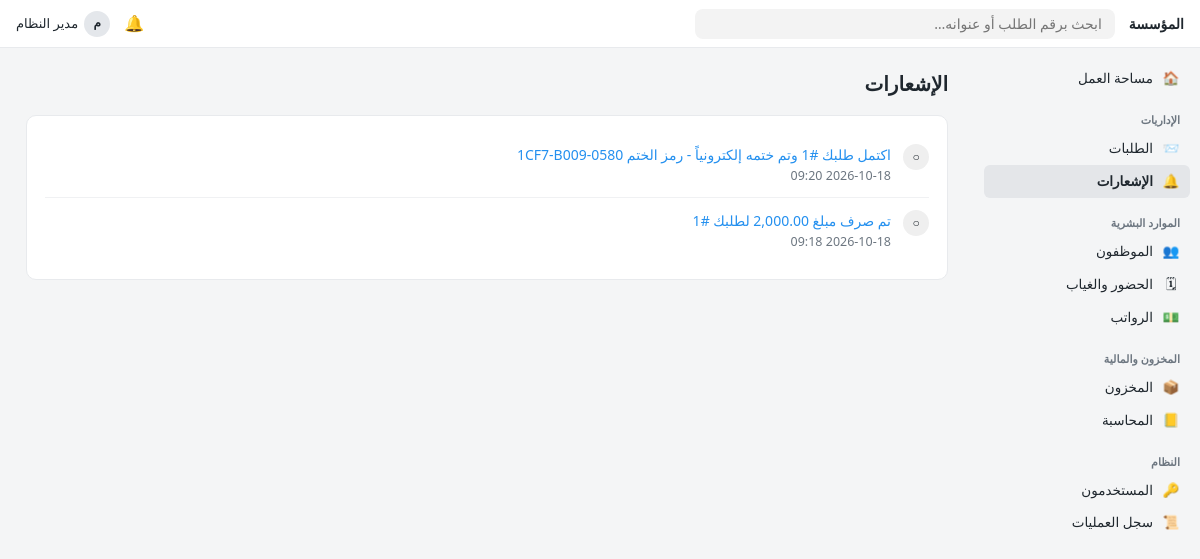
Page /notifications (signed in) on the committed database.
### tables this page shows
CREATE TABLE users(
 id INTEGER PRIMARY KEY, username TEXT UNIQUE NOT NULL, password_hash TEXT NOT NULL,
 full_name TEXT NOT NULL, role TEXT NOT NULL,
 employee_id INTEGER REFERENCES employees(id), active INTEGER DEFAULT 1, signature TEXT);

CREATE TABLE notifications(
 id INTEGER PRIMARY KEY, user_id INTEGER NOT NULL, text TEXT, url TEXT, read INTEGER DEFAULT 0, created_at TEXT);

### app.py (the view)
@app.route("/notifications")
@login_required()
def notifications():
    u = current_user()
    rows = q("SELECT * FROM notifications WHERE user_id=? ORDER BY id DESC LIMIT 100", (u["id"],))
    resp = render_template("notifications.html", rows=rows)
    ex("UPDATE notifications SET read=1 WHERE user_id=? AND read=0", (u["id"],))
    return resp

### app.py (called while the page is built)
def db():
    if "db" not in g:
        g.db = sqlite3.connect(DB_PATH)
        g.db.row_factory = sqlite3.Row
        g.db.execute("PRAGMA foreign_keys=ON")
    return g.db

def q(sql, args=(), one=False):
    rows = db().execute(sql, args).fetchall()
    if one:
        return rows[0] if rows else None
    return rows

def ex(sql, args=()):
    cur = db().execute(sql, args)
    db().commit()
    return cur.lastrowid

def current_user():
    if "_user" not in g:
        uid = session.get("uid")
        g._user = q("SELECT * FROM users WHERE id=? AND active=1", (uid,), one=True) if uid else None
    return g._user

def has_role(u, *roles):
    return bool(u) and (u["role"] == "admin" or u["role"] in roles)

def login_required(roles=None):
    def deco(f):
        @wraps(f)
        def w(*a, **k):
            u = current_user()
            if not u:
                return redirect(url_for("login", next=request.path))
            if roles and not has_role(u, *roles):
                abort(403)
            return f(*a, **k)
        return w
    return deco

def csrf_token():
    if "csrf" not in session:
        session["csrf"] = secrets.token_hex(16)
    return session["csrf"]

@app.before_request
def csrf_protect():
    if request.method == "POST":
        tok = session.get("csrf", "")
        if not tok or not secrets.compare_digest(tok, request.form.get("csrf", "")):
            abort(400)

@app.after_request
def headers(resp):
    resp.headers["X-Content-Type-Options"] = "nosniff"
    resp.headers["X-Frame-Options"] = "DENY"
    resp.headers["Referrer-Policy"] = "same-origin"
    resp.headers["Content-Security-Policy"] = "default-src 'self'; style-src 'self' 'unsafe-inline'; img-src 'self' data:"
    return resp

@app.context_processor
def inject():
    u = current_user()
    pending = len(pending_for(u)) if u else 0
    unread = q("SELECT COUNT(*) c FROM notifications WHERE user_id=? AND read=0", (u["id"],), one=True)["c"] if u else 0
    return dict(user=u, org=ORG_NAME, ROLES=ROLES, TYPES=TYPES, STEP_KINDS=STEP_KINDS, CATEGORIES=CATEGORIES, unread=unread, STATUS=STATUS, ATT=ATT,
                ACCOUNTS=ACCOUNTS, csrf_token=csrf_token, pending_count=pending,
                can=lambda *r: has_role(u, *r), today=date.today().isoformat())

def pending_for(u):
    if not u:
        return []
    rows = q(REQ_SQL + "WHERE r.status='pending' ORDER BY r.id DESC")
    return [r for r in rows if can_act(u, r)]

### templates/notifications.html
{% extends "base.html" %}{% block body %}
<h1>الإشعارات</h1>
<div class="card">{% for n in rows %}<div class="tl-item"><div class="tl-ic">{{ '●' if not n.read else '○' }}</div><div style="flex:1">
<a href="{{ n.url }}" style="{{ 'font-weight:700' if not n.read }}">{{ n.text }}</a><div class="muted">{{ n.created_at }}</div></div></div>
{% else %}<p class="muted">لا توجد إشعارات.</p>{% endfor %}</div>{% endblock %}

### templates/base.html (shortened to what this page needs)
{% macro side(endpoint, label, icon, roles=(), active=(), badge=0) %}{% if not roles or can(*roles) %}<a class="side-item {{ 'active' if request.endpoint in (active or (endpoint,)) }}" href="{{ url_for(endpoint) }}"><span class="ic">{{ icon }}</span>{{ label }}{% if badge %}<span class="cnt">{{ badge }}</span>{% endif %}</a>{% endif %}{% endmacro %}
<!doctype html>
<html lang="ar" dir="rtl"><head><meta charset="utf-8">
<link rel="stylesheet" href="{{ url_for('static', filename='style.css') }}"></head><body>
{% if user %}
<div class="navbar">
 <a class="brand" href="{{ url_for('dashboard') }}">{{ org }}</a>
 <form class="search" method="get" action="{{ url_for('search') }}"><input type="search" name="q" placeholder="ابحث برقم الطلب أو عنوانه…"></form>
 <div class="nav-right">
  <a class="bell" href="{{ url_for('notifications') }}" title="الإشعارات">🔔{% if unread %}<span class="n">{{ unread }}</span>{% endif %}</a>
  <details class="menu"><summary><span class="avatar">{{ user.full_name[:1] }}</span>{{ user.full_name }}</summary>
   </details>
 </div>
</div>
<div class="layout">
 <aside class="sidebar">
  {{ side('dashboard','مساحة العمل','🏠') }}
  <div class="side-title">الإداريات</div>
  {{ side('requests_list','الطلبات','📨',active=('requests_list','request_view','request_new'),badge=pending_count) }}
  {{ side('notifications','الإشعارات','🔔',badge=unread) }}
  {% if can('hr','manager','accountant') %}<div class="side-title">الموارد البشرية</div>{% endif %}
  {{ side('employees','الموظفون','👥',('hr','manager'),('employees','employee_edit')) }}
  {{ side('attendance','الحضور والغياب','🗓',('hr','manager')) }}
  {{ side('payroll','الرواتب','💵',('hr','accountant')) }}
  {% if can('store','manager','accountant') %}<div class="side-title">المخزون والمالية</div>{% endif %}
  {{ side('inventory','المخزون','📦',('store','manager'),('inventory','inventory_moves')) }}
  {{ side('accounting','المحاسبة','📒',('accountant',)) }}
  {% if user.role=='admin' %}<div class="side-title">النظام</div>
  {{ side('users','المستخدمون','🔑') }}{{ side('audit','سجل العمليات','📜') }}{% endif %}
 </aside>
 <div class="page">
{% else %}<div class="public">{% endif %}
{% block body %}{% endblock %}
{% if user %}</div></div>{% else %}</div>{% endif %}
</body></html>

### static/style.css (style rules this page uses)
:root { --bg:#f4f5f6;--card:#fff;--border:#e8eaed;--text:#1f272e;--muted:#6c7680;--dark:#171717;--accent:#2490ef; --green:#16794c;--green-bg:#e3f6ea;--orange:#b25400;--orange-bg:#fff0dd;--red:#c0302b;--red-bg:#fde8e7;--blue:#1a5fb4;--blue-bg:#e5f0fd;--gray-bg:#efefef }
* { box-sizing:border-box }
body { margin:0;font-family:"Segoe UI",Tahoma,Arial,sans-serif;background:var(--bg);color:var(--text);line-height:1.55;font-size:14px }
a { color:var(--accent);text-decoration:none }
.navbar { position:sticky;top:0;z-index:20;height:48px;background:#fff;border-bottom:1px solid var(--border);display:flex;align-items:center;gap:14px;padding:0 16px }
.brand { font-weight:700;color:var(--text);white-space:nowrap }
.navbar form.search { flex:1;max-width:420px }
.navbar input[type=search] { background:#f3f3f3;border:1px solid transparent;border-radius:8px;height:30px;padding:0 12px }
.nav-right { margin-inline-start:auto;display:flex;align-items:center;gap:14px }
.bell { position:relative;color:var(--text);font-size:16px }
details.menu { position:relative }
details.menu summary { list-style:none;cursor:pointer;display:flex;align-items:center;gap:6px;font-size:13px }
.avatar { width:26px;height:26px;border-radius:50%;background:#e4e7eb;display:inline-flex;align-items:center;justify-content:center;font-weight:600;font-size:12px }
.layout { display:flex;max-width:1480px;margin:0 auto }
.sidebar { width:226px;flex:none;padding:14px 10px;position:sticky;top:48px;height:calc(100vh - 48px);overflow:auto }
.side-title { font-size:11px;color:var(--muted);margin:16px 10px 4px;font-weight:600 }
.side-item { display:flex;gap:9px;align-items:center;padding:6px 10px;border-radius:6px;color:var(--text);font-size:13.5px }
.side-item.active { background:#e4e6e9;font-weight:600 }
.side-item .ic { width:18px;text-align:center }
.page { flex:1;min-width:0;padding:20px 26px 48px }
h1 { font-size:20px;font-weight:700;margin:0 0 16px;display:flex;align-items:center;gap:10px;flex-wrap:wrap }
.card { background:var(--card);border:1px solid var(--border);border-radius:10px;padding:16px 18px;margin-bottom:16px }
input,select,textarea { font:inherit;padding:6px 10px;border:1px solid #dcdfe3;border-radius:8px;width:100%;background:#f7f7f8;color:var(--text) }
.muted { color:var(--muted);font-size:12.5px }
.tl-item { display:flex;gap:12px;padding:12px 0;border-bottom:1px solid #f0f1f3 }
.tl-item:last-child { border-bottom:0 }
.tl-ic { width:26px;height:26px;border-radius:50%;background:var(--gray-bg);display:flex;align-items:center;justify-content:center;flex:none;font-size:12px }

### rows in the picture
users: full_name "م", full_name "مدير النظام"
notifications: read "○", text "اكتمل طلبك #1 وتم ختمه إلكترونياً - رمز الختم 0580-1CF7-B009", created_at "2026-10-18 09:20"
notifications: read "○", text "تم صرف مبلغ 2,000.00 لطلبك #1", created_at "2026-10-18 09:18"

### other values in the picture
{{ org }} "المؤسسة"
{{ icon }} "🏠 📨 🔔 👥 🗓 💵 📦 📒 🔑 📜"
{{ label }} "مساحة العمل الطلبات الإشعارات الموظفون الحضور والغياب الرواتب المخزون المحاسبة المستخدمون سجل العمليات"
